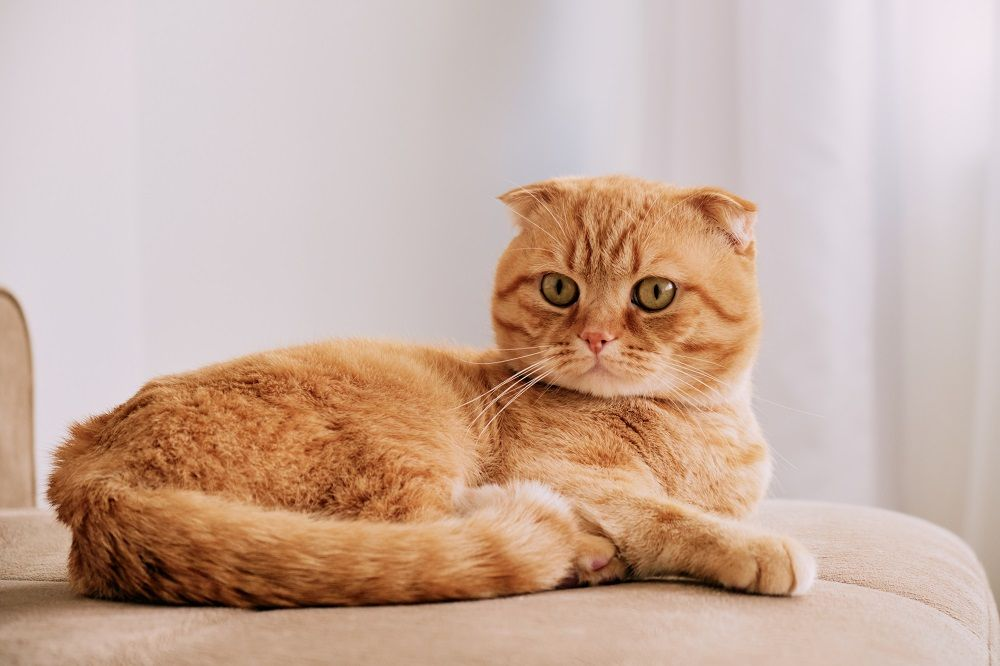
#> input picture kitten.jpg, 1000 x 666 px
$ python histogram.py
#> lines starting #> are read from the running program, lines starting #| are printed output that depends on the picture
import cv2 as cv
import matplotlib.pyplot as plt
import numpy as np

# Histograms allow us to visualize the distribution of pixel intensities in an image
# Whether it is a color image or a greyscale image
# It's kinda like a graph or a plot

img = cv.imread("kitten.jpg")
#> img is the input picture: shape (666, 1000, 3); mean B, G, R 160.3, 174.6, 201.5
cv.imshow('Kitten', img)


# 1. Grayscale Histogram

gray = cv.cvtColor(img, cv.COLOR_BGR2GRAY)
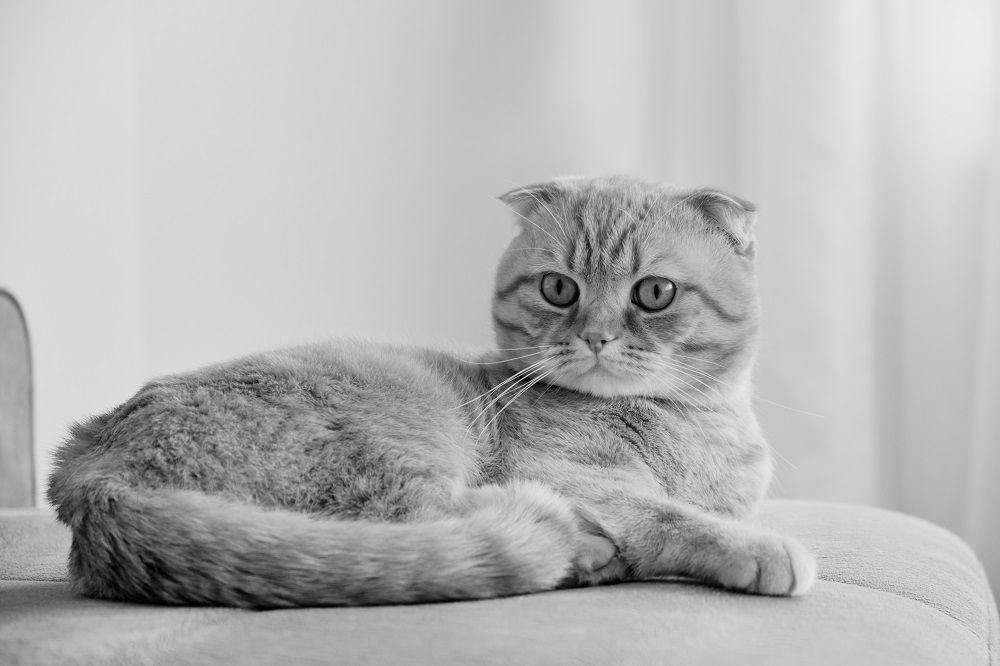
#> gray: shape (666, 1000); min 0, max 236, mean 181
cv.imshow('Gray', gray)

gray_hist = cv.calcHist([gray], [0], None, [256], [0,256])        # the image that we pass in is a list, (almost all parameters are lists)
#> gray_hist = 256 values, max 27910 at index 216, min 0 at index 237, mean 2601.6

# histSize => No.of bins that we want to use for computing the histogram
# range => range of all possible pixel values

plt.figure()                    # It tells Matplotlib: “Start a fresh plot here.”
plt.title('Grayscale Histogram')
plt.xlabel('Bins')
plt.ylabel('# of pixels')
plt.plot(gray_hist)
plt.xlim([0,256])           # a limit to x axis
plt.show()
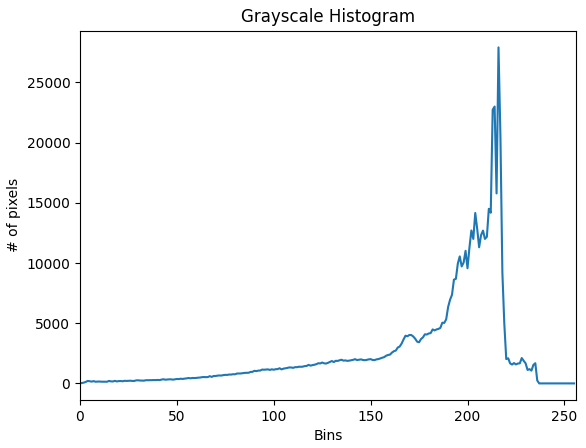
#> figure drawn by matplotlib, 1 panel; curve peaks at x = 216, y = 27910
# Bins are intervals, Since we know that the range of information value for this case is 256 values, we can segment our range in subparts (called bins)
# and we can keep count of the number of pixels that fall in the range of each (bin)i. Applying this to the example above we get the image below (axis x represents the bins and axis y the number of pixels in each of them).

# we can create a mask and compute histogram only for that mask
# we can do this by setting mask parameter in cv.calcHist to mask


cv.waitKey(0)

$ run again, with Boston.jpg copied over kitten.jpg
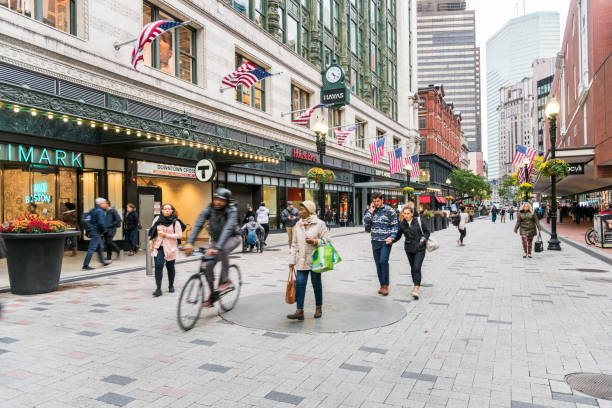
#> input picture Boston.jpg, 612 x 408 px
#> img is the input picture: shape (408, 612, 3); mean B, G, R 153.3, 159.1, 164.1
#> `gray = cv.cvtColor(img, cv.COLOR_BGR2GRAY)`:
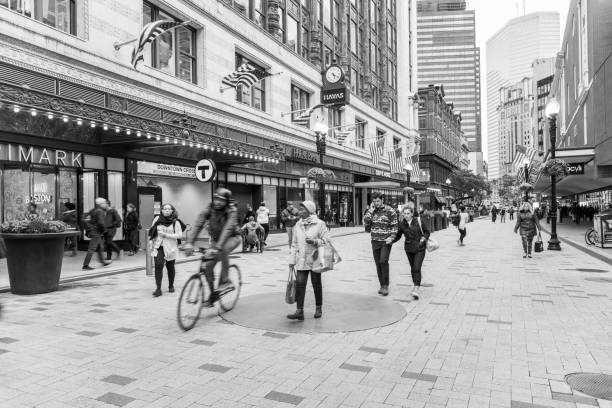
#> gray: shape (408, 612); min 0, max 255, mean 159.9
#> gray_hist = 256 values, max 4666 at index 208, min 25 at index 0, mean 975.4
#> `plt.show()`:
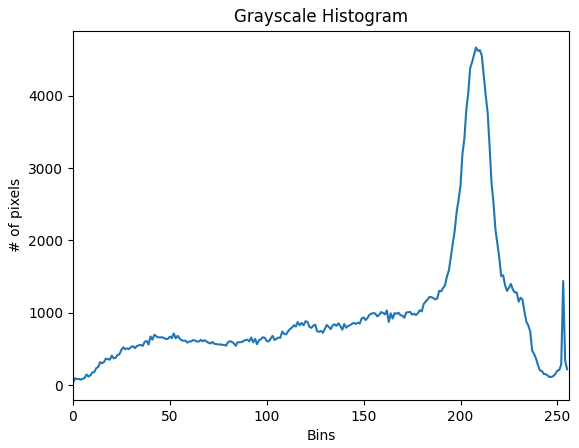
#> figure drawn by matplotlib, 1 panel; curve peaks at x = 208, y = 4666

$ run again, with cat.jpg copied over kitten.jpg
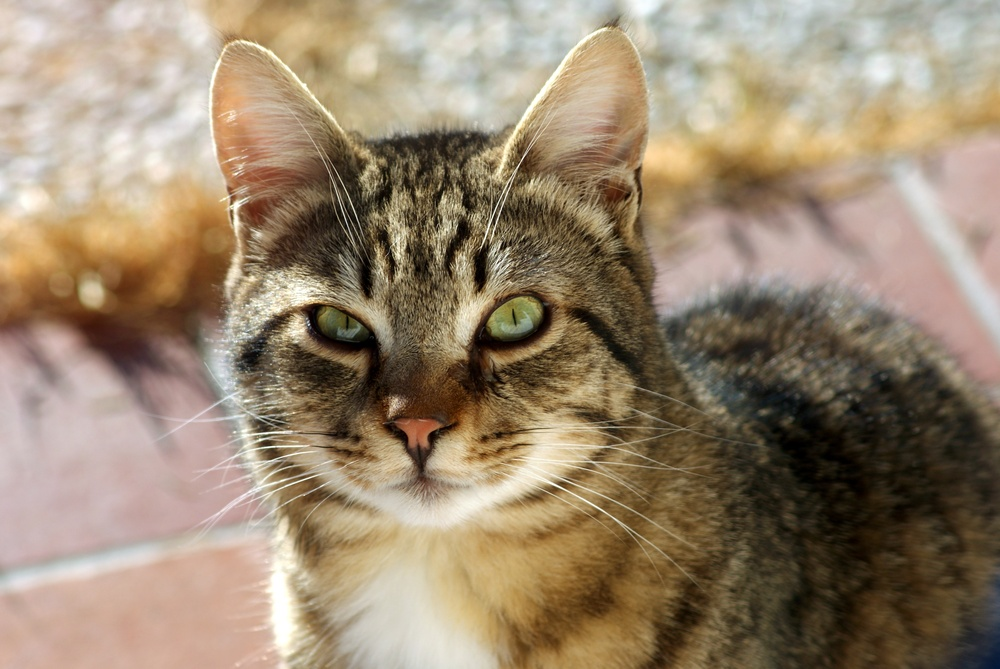
#> input picture cat.jpg, 1000 x 669 px, shrunk from 3872 x 2592 before the run
#> img is the input picture: shape (669, 1000, 3); mean B, G, R 111.8, 134.9, 152.8
#> `gray = cv.cvtColor(img, cv.COLOR_BGR2GRAY)`:
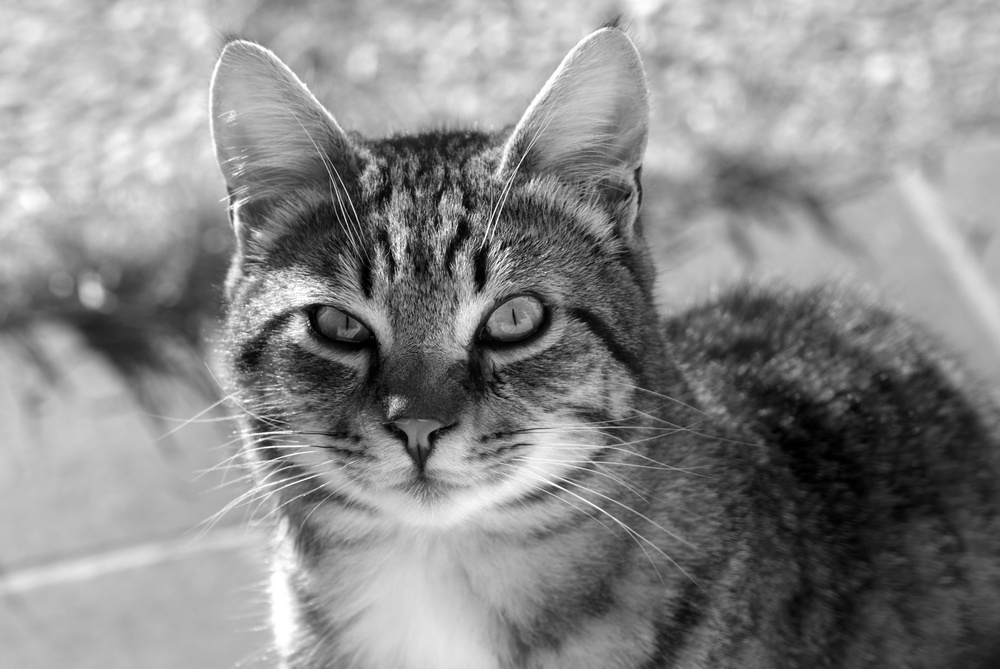
#> gray: shape (669, 1000); min 0, max 255, mean 137.6
#> gray_hist = 256 values, max 9115 at index 179, min 168 at index 248, mean 2613.3
#> `plt.show()`:
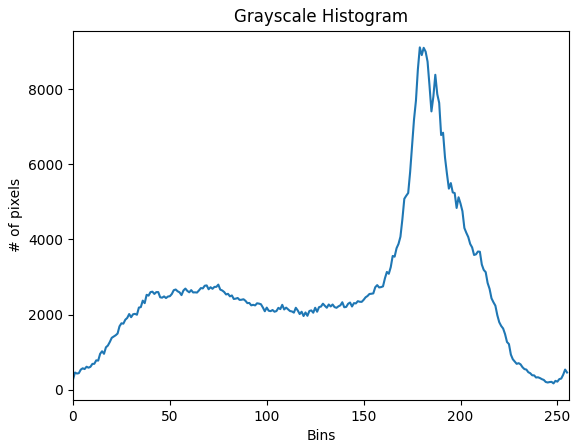
#> figure drawn by matplotlib, 1 panel; curve peaks at x = 179, y = 9115
